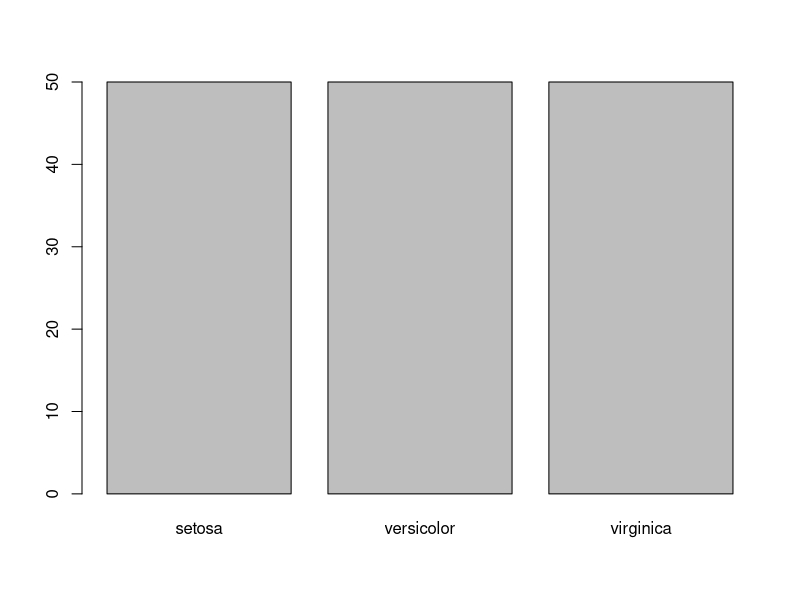
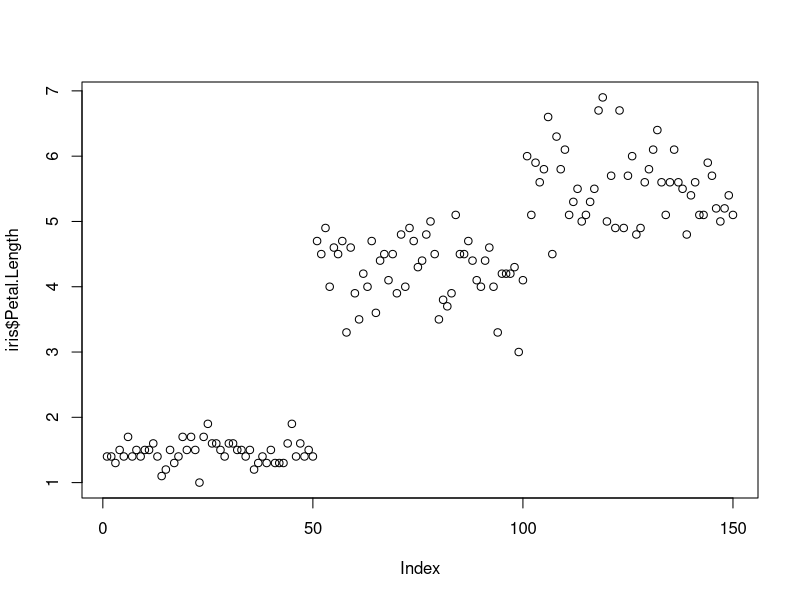
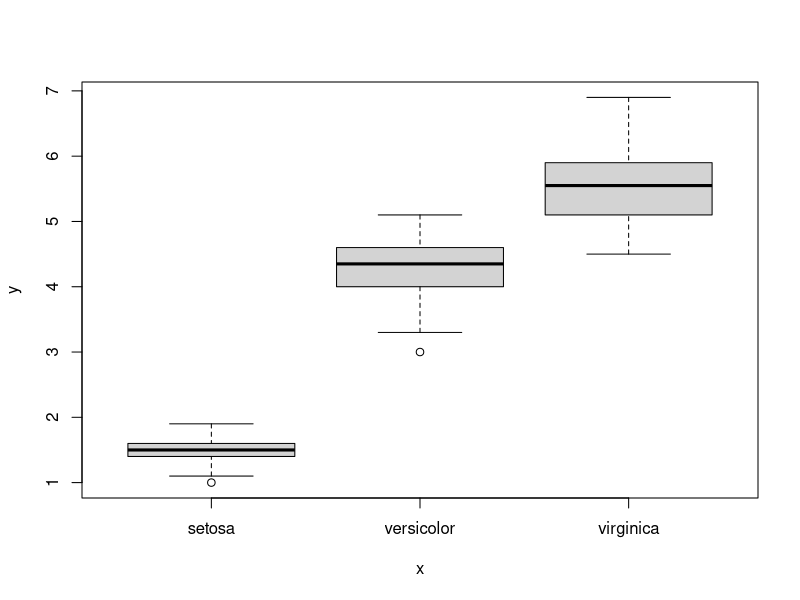
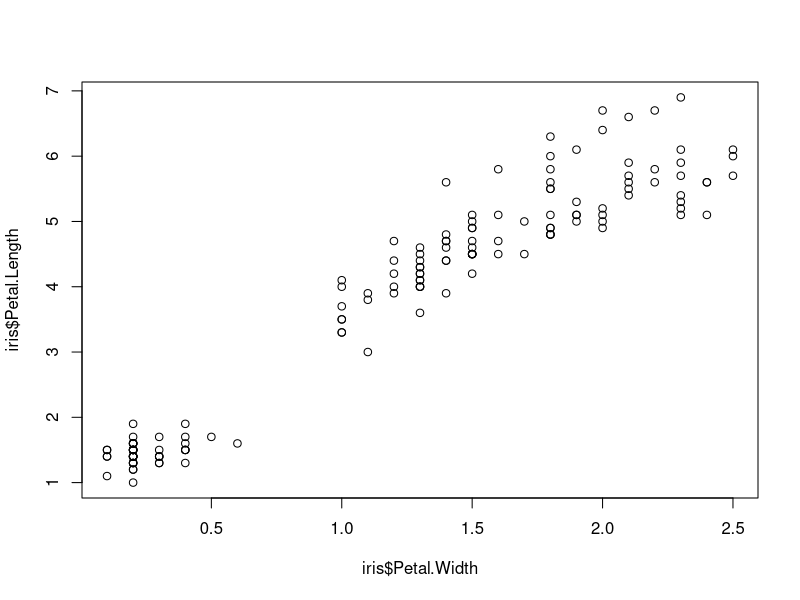
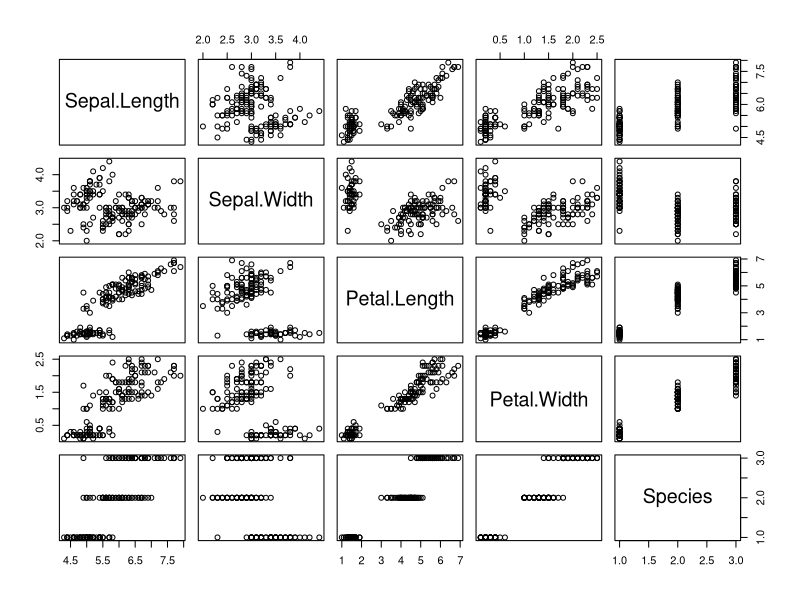
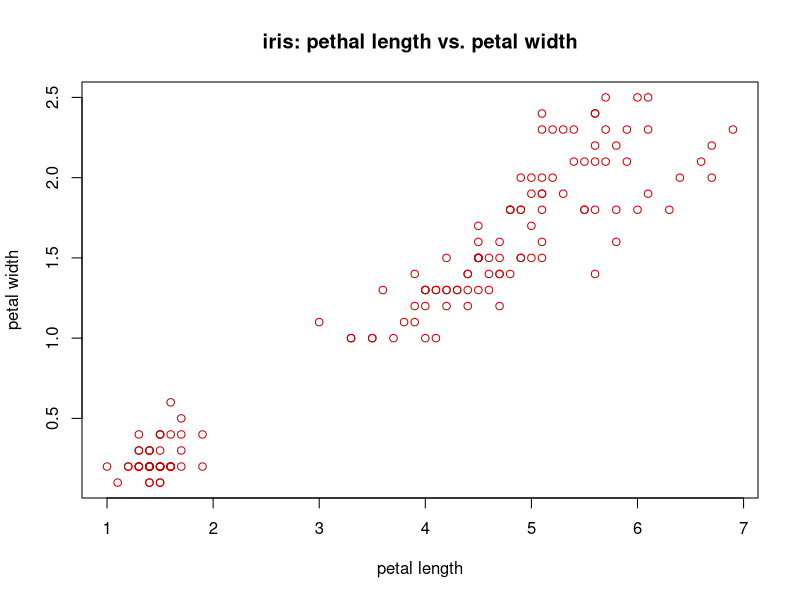
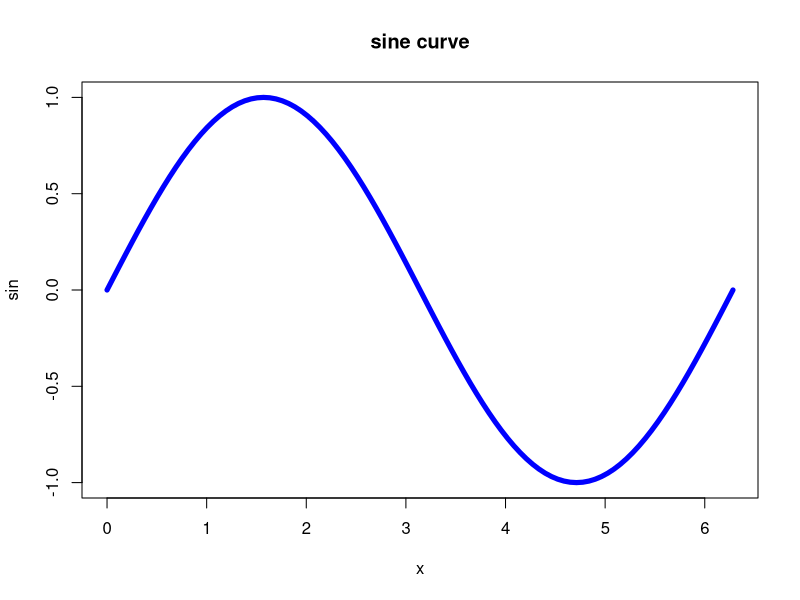
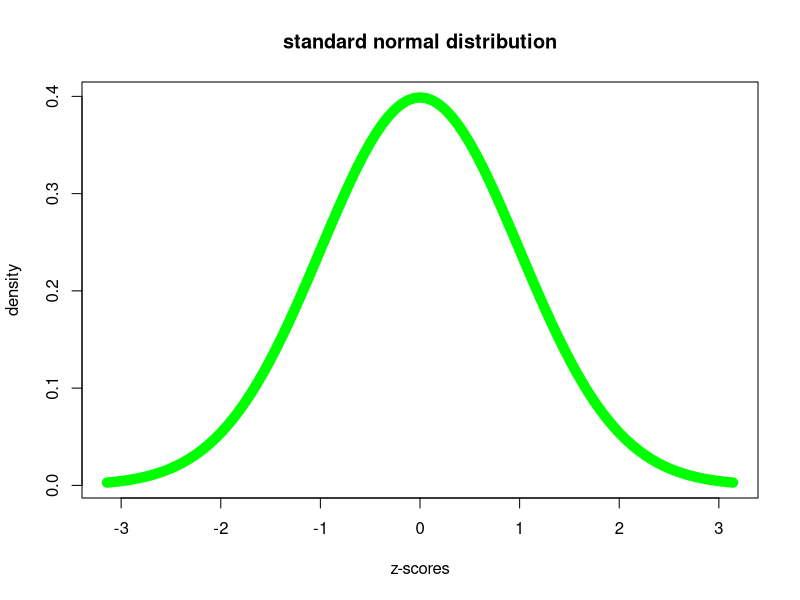

These figures' R source, in order: (Note: this script raises an error after producing the figures.)
## ---- chunk 1
#load basic R dataset
#install.packages("datasets")
library(datasets)

#look at the first few lines
head(iris)

#get information on commands or datasets
?iris
## ---- chunk 2
plot(iris$Species) #plot categorical variable
plot(iris$Petal.Length) #plot quantitative variable
plot(iris$Species, iris$Petal.Length) #cat x quant
plot(iris$Petal.Width, iris$Petal.Length) #quant x quant
plot(iris) #matrix for holistic overview
## ---- chunk 3
plot(iris$Petal.Length, iris$Petal.Width,
     col = "#cc0000", #hex code for red
     main = "iris: pethal length vs. petal width", #header
     xlab = "petal length", #x axis lable
     ylab = "petal width" #y axis lable
     )

#plot formulas
plot(sin, 0, 2 * pi,
     lwd = 5, #line width
     col = "blue",
     main = "sine curve"
     )

plot(dnorm, -pi, pi, 
     lwd = 10,
     main = "standard normal distribution",
     xlab = "z-scores",
     ylab = "density",
     col = "green"
     )

plot(exp, 0, 8)
## ---- chunk 4
#bar charts
#- simple is good
#- bar charts are the most simple graphics
#- for the most simple data

?mtcars
head(mtcars)

#bar chart
barplot(mtcars$cyl) #doesn't work
cylinders <- table(mtcars$cyl) #create table and assign it to variable
barplot(cylinders)
## ---- chunk 5
set.seed(4) #set seed to identify errors
x <- sample(6, 1000, replace = TRUE) #draw randint out of 6, 1000x, with replacing
barplot(table(x))
## ---- chunk 6
#roll a d6 1000 times and assign 80% probability to the number 6

x <- sample(6, 1000, replace = TRUE, c(rep(0.2 / 5, 5),0.80))
barplot(table(x),
        xlab = "Number",
        ylab = "Occurance")

#same experiment, fill results into matrix
mat <- matrix(NA, nrow = n, ncol = 2)
for(i in 1:1000){
  mat[i,] <- sample(1:6, size = 2, replace = T)
}
## ---- chunk 7
#graph the probabilities of the sum for a roll of two d6

p <- c(1:6, 5:1)/36
plot(2:12, p, type = "h", las = 1, xlab = "sum of two die")

#roll a dice 3 times. what is P("no 4")? - (5/6)^3 = 0.579
sample(1:6, 3, T) #simulation of the question above
#do the experiment x times and count the relative frequency of P("no four")
experiment_amount <- c(100000)
results_with_four <- c(0)
for(roll in 1:experiment_amount){
  result <- sample(1:6, 3, T)
  if(4 %in% result){
    results_with_four <- results_with_four + 1
  }
}
1 - (results_with_four/experiment_amount)
#same experiment
experiment_amount <- c(100000)
simulation_1 <- function(x){
  roll_3 <- sample(1:6, 3, T)
  no_four <- sum(roll_3 == 4) == 0
}
results_without_four <- sapply(1:experiment_amount, simulation_1)
sum(results_without_four)/experiment_amount
## ---- chunk 8
#what is the probability to get 7 or more sixes after 10 d6 rolls

n <- 100000 #experiment with 100000 rolls
y <- rep(NA, n)
for(i in 1:n){
  w <- sample(1:6, 10, T) #roll d6 10 times
  count_sixes <- sum(w == 6) #count amount of sixes
  y[i] <- (count_sixes >= 7)
}
100*(sum(y)/n)
#same experiment, with a matrix
n <- 100000 #experiment with 100000 rolls
w <- sample(1:6, 10 * n, T)
mat <- matrix(data = w, ncol = 10)
head(mat) #look at the structure of matrix
number_of_sixes <- apply(mat, 1, function(x){sum(x == 6)})
sum(number_of_sixes >= 7)/nrow(mat)
## ---- chunk 9
#for loop: Draw two spheres out of 4 without replacing them, repeat 10x

for (i in 1:10){
  cat("draw #", i, ":", sample(x = c("r", "g", "b", "o"), size = 2, replace = FALSE), "\n")}
## ---- chunk 10
#example: historically have 68.4% of the student passed a certain class
k <- 15 #what is the probability that 15 will pass?
n <- 20 #given we have 20 students this semester
p <- 0.684
dbinom(x = k, size = n, prob = p)
## ---- chunk 11
#distribution of all possible values the bernoulli random variable X can take
k <- 0:20
pk <- dbinom(k, 20, 0.684)
plot(k, pk, type = "h",
     main = "Bin(n = 20, p = 0.684)")
#for p = 5 or as n grows: symmetrical graph
#rule of thumb: if np(1-p) > 10, symmetrical Bin(n,p)
## ---- chunk 12
#binomial distribution: cumulative distribution function
#example: what's the probability that 4 or less students pass the class? P(X<=3)
pbinom(4, 20, 0.684)
#example: what's the probability that 15 or more students pass the class? P(X>=15)
sum(dbinom(16:20, 20, 0.684))
1 - pbinom(15, 20, 0.684) #same resultas above: P(X>15) = 1-P(X<=15)
#example: what's the probability that between 13 and 16 students pass the class? P(13<=X<=16)
sum(dbinom(13:16, 20, 0.684))
## ---- chunk 13
#binomial distribution: quantiles
#example: 90%-quantile to pass class: what's the maximum of students passing in 90% of the cases?
alpha <- 0.9 #alpha-quantiles: P(X <= x) >= alpha
qbinom(alpha, 20, 0.684)

#binomial distribution: simulation
#example: simulate a semester outcome for the class
set.seed(4)
rbinom(n = 1, 20, 0.684) #13 students have passed the class
## ---- chunk 14
#example: what's the probability of getting a 5 with a d6 after the 4 throw? (3 fails followed by 1 success)
dgeom(3, prob = 1/6) #ATTENTION: first argument in the function is the count of fails!
## ---- chunk 15
#geometrical distribution: cumulative distribution function
#example: what's the probability of having 3 or less fails while trying to roll a 5 with a d6?
pgeom(3, 1/6) #P(X<=3)
#example: what's the probability of rolling more than 3 fails?
1 - pgeom(3, 1/6) #P(X>3)
## ---- chunk 16
#geometrical distribution: quantiles
#example: what's the maximum of fails we are going to see in 90% of the cases?
qgeom(0.9, 1/6)
## ---- chunk 17
#geometrical distribution
#example: simulate fails given a probability
set.seed(4)
rgeom(1, 1/6) #in this case we rolled a five with the first try
## ---- chunk 18
x <- p <- q <- n <- 3
r <- 3
p <- 0.05
dnbinom(x , size = r, prob = p) #probability function
pnbinom(q , size = r, prob = p) #cummulative probability function
qnbinom(p , size = r, prob = p) #quantile function
rnbinom(n , size = r, prob = p) #random number
#example: number of fails X until the third win at a lottery with p = 0.05. what's the maximum of tickets one needs to buy in 99% of the cases?
qnbinom(0.99, 3, 0.05) + 3
## ---- chunk 19
m <- n <- k <- x <- q <- p <- n <- 3 
dhyper(x , m = m, n = n, k = k) # probability function
phyper(q , m = m, n = n, k = k) # cummulative probability function
qhyper(p , m = m, n = n, k = k) # quantile function
rhyper(n , m = m, n = n, k = k) # random number
#example: the number of broken screw in a sample is X ~ Hyp(27, 973, 30)
#What's the probability that the sample only contains intact screws?
dhyper(0, m = 27, n = 973, k = 30)
## ---- chunk 20
#example: you ask n people about their birthday.
#         how large does n need to be, so that the probability of someone sharing the same birthday as you is at least 0.5?
#         assume the year has 365 days.
#         P(A) = 1 - (364/365)^n
n <- 1:1500
PA <- 1 - (364/365)^n
plot(n, PA,
     type = "l", main = "probability of sharing birthday")
n = ceiling(log(1-0.5)/log(364/365)) #solve PA for n first, then insert
print(n)
## ---- chunk 21
#factor()
#factors are used to store categorical variables
blood_types <-  c("B", "AB", "O", "A", "O", "O", "A", "B")
blood_types_factor <-  factor(blood_types) #scans through vector and identifies different categories
blood_types_factor #R sorts the character values alphabetically
str(blood_types_factor)#R encodes factors as integers, to save memory in case of long strings
blood_types_factor <-  factor(blood_types, #levels argument can be defined
                              levels = c("O", "A", "B", "AB")) #r encoding is now different
## ---- chunk 22
#nominal = no inherent/meaningful order
blood_types_factor[1] < blood_types_factor[2] #throws an ERROR because factor is nominal
#ordinal = meaningful/natural order
tshirt <- c("M", "L", "S", "S", "L", "M", "L", "M")
tshirt_factor <- factor(tshirt, ordered = T,
                        levels = c("S", "M", "L"),
                        labels = c("size_S", "size_M", "size_L")) #names the factor levels, order important!
tshirt_factor #< signs now that this is an ordered factor
tshirt_factor[1] < tshirt_factor[2] #evaluates TRUE because factor is ordinal
## ---- chunk 23
#check the time for used for code
n <- 50000
system.time({
  w <- NULL
  for (i in 1:n) {
    w <- rbind(w, sample(1:6, 2, TRUE))
  }
})
